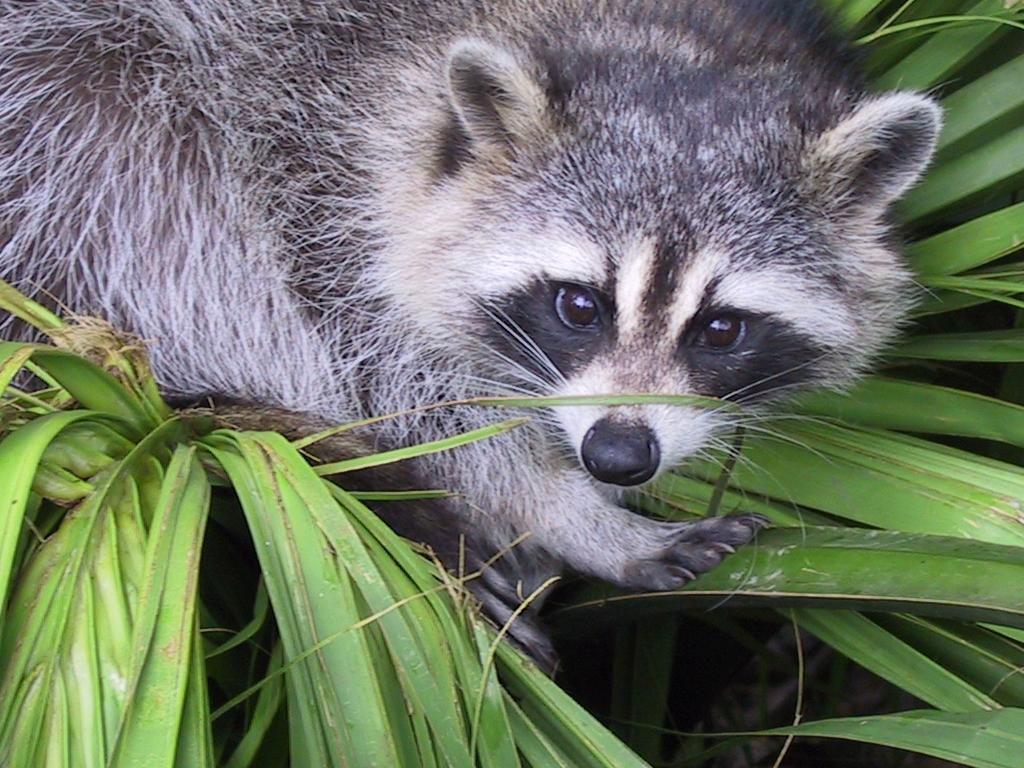
#> input picture python1/ex03/animal.jpeg, 1024 x 768 px
$ python zoom.py
#> lines starting #> are read from the running program, lines starting #| are printed output that depends on the picture
### python1/ex03/load_image.py
from PIL import Image
import numpy as np


def ft_load(path: str):
    """function to load image using PIL image library and return ndarray"""
#> called with path = 'animal.jpeg'
    try:
        im = Image.open(path)
#> im is the input picture: PIL image 1024x768 RGB; mean R, G, B 110.7, 117.7, 102.1
    except Exception as e:
        print(f"{e}")
    else:
        arr = np.array(im)
        print("The shape of the image is: " + str(arr.shape))
#| The shape of the image is: (768, 1024, 3)
        return arr

### python1/ex03/zoom.py
import load_image
import numpy as np
import matplotlib.pyplot as plt
from PIL import Image


def zoom(im: np.ndarray) -> np.ndarray:
    """function to zoom image"""
    size = 400
    y_start = 120
    x_start = 390
    im = im[y_start:y_start + size, x_start:x_start + size]
    return im


def main():
    """main"""
    im = load_image.ft_load("animal.jpeg")
    if im is not None:
        print(im)
#> (printed output is left out)
        im = np.array(Image.fromarray(im).convert("L"))
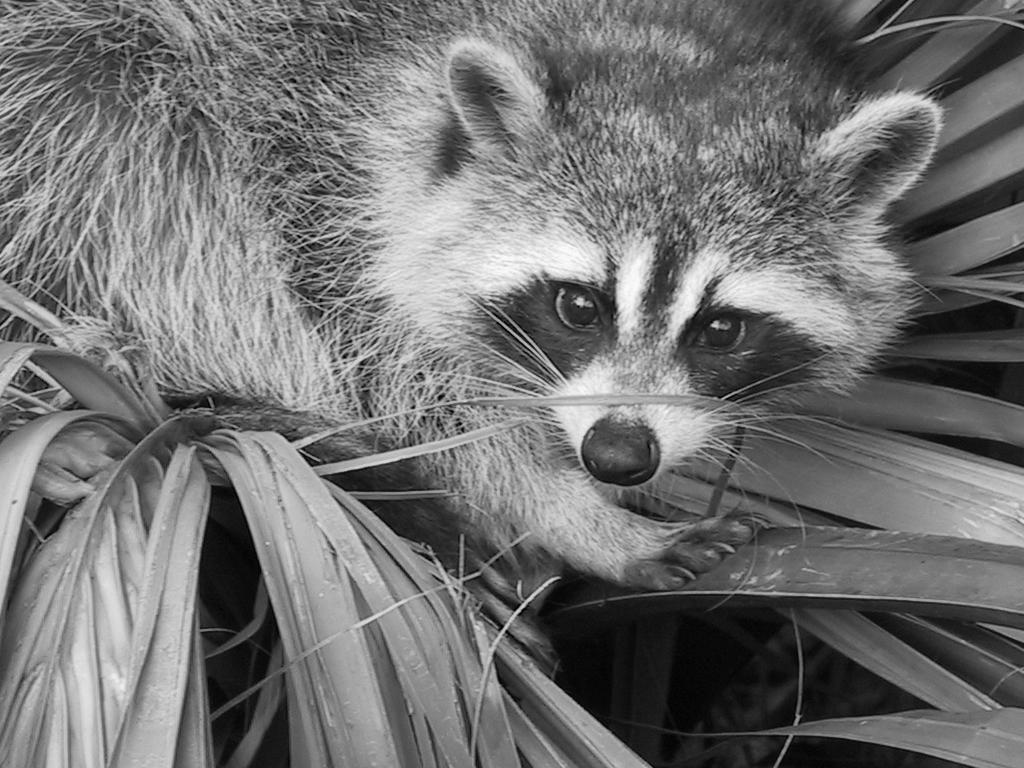
#> im: shape (768, 1024); min 0, max 253, mean 113.8
        im = zoom(im)
#> in zoom, `im = im[y_start:y_start + size, x_start:x_start + size]`:
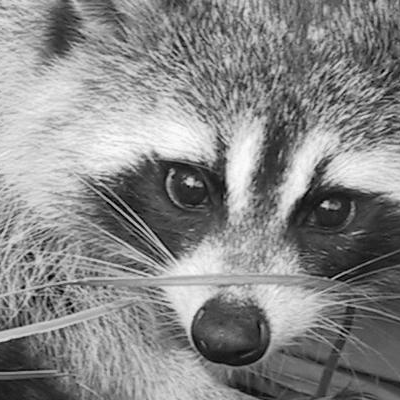
#> im: shape (400, 400); min 0, max 253, mean 135.4
        plt.imshow(im, cmap="gray")
        print("New shape after slicing: " + str(im.shape))
#| New shape after slicing: (400, 400)
        print(im)
#> (printed output is left out)
        try:
            plt.show()
        except KeyboardInterrupt:
            print("Pressed Ctrl-C")


if __name__ == "__main__":
    main()
